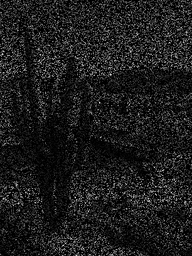
#> input picture filter/image/A.png, 192 x 256 px, shrunk from 306 x 408 before the run, given in place of A.png.png, which was not available
$ python main.py --input image/A.png
#> lines starting #> are read from the running program, lines starting #| are printed output that depends on the picture; pictures that were not available may be replaced by others from this repository, and a replacement may not be noted
import cv2
import numpy as np
import matplotlib.pyplot as plt
import random
import argparse

parser = argparse.ArgumentParser()

parser.add_argument('--iter', dest='iter', type=int, default=3, help='# of epoch')
parser.add_argument('--input', dest='input', type=str)

args = parser.parse_args()


img_noise = cv2.imread('./image/%s.png' % args.input)
#> img_noise is the input picture: shape (256, 192, 3); min 0, max 228, mean 28.7
b, g, r = cv2.split(img_noise)
img_noise = cv2.merge([r, g, b])

mask = []
for row in range(img_noise.shape[0]):
    line_mask = []
    for col in range(img_noise.shape[1]):
        if img_noise[row][col][0] != 0 or img_noise[row][col][1] != 0 or img_noise[row][col][2] != 0:
            line_mask.append(1)
        else:
            line_mask.append(0)
    mask.append(line_mask)


def IHMeanMask(image):
    img_mask = image.copy()
    for row in range(image.shape[0]):
        for col in range(image.shape[1]):
            if mask[row][col] == 1:
                img_mask[row][col] = img_noise[row][col]
            else:
                pass
    return img_mask

def IHMeanOperator(roi, q):
    roi = roi.astype(np.float64)
    return np.mean((roi)**(q+1))/np.mean((roi)**(q))


def IHMeanFilter(image, q):
#> called with q = 0.1
    image_filter = np.zeros(image.shape)
    image = cv2.copyMakeBorder(image, 1, 1, 1, 1, cv2.BORDER_DEFAULT)
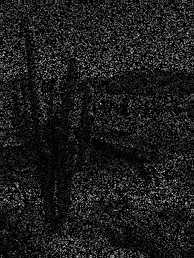
#> image: shape (258, 194); min 0, max 228, mean 28.7
    for i in range(1, image.shape[0]-1):
        for j in range(1, image.shape[1]-1):
            image_filter[i-1, j-1] = IHMeanOperator(image[i-1:i+2, j-1:j+2], q)
#> this loop made 256 passes
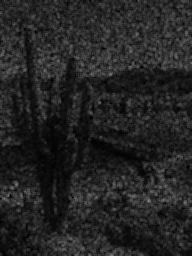
#> image_filter: shape (256, 192) float64; min 1, max 134.7, mean 36.4
    image_filter = (image_filter-np.min(image))*(255/np.max(image))
    return image_filter.astype(np.uint8)

def IHMean(image, q):
    r, g, b = cv2.split(image)
    r = IHMeanFilter(r, q)
    g = IHMeanFilter(g, q)
    b = IHMeanFilter(b, q)
    return cv2.merge([r, g, b])
#> returned value: shape (256, 192, 3)


def IHMeanEpoch(image):
    img_IHMean = IHMeanMask(image)
    img_IHMean = IHMean(img_IHMean, 0.1)
    return img_IHMean

print('[*] Start!')
print('[*] Iter 0')
img_IHMean = IHMean(img_noise, 0.1)
for i in range(args.iter):
    print('[*] Iter %d' % (i+1))
    img_IHMean = IHMeanEpoch(img_IHMean)
#> this loop made 3 passes
#> pass 1, in IHMeanEpoch, `img_IHMean = IHMeanMask(image)`:
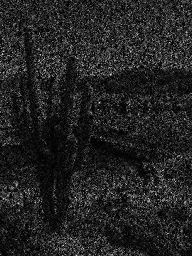
#> img_IHMean: shape (256, 192, 3); min 1, max 228, mean 35
#> pass 1, in IHMeanFilter (call 4), `image = cv2.copyMakeBorder(image, 1, 1, 1, 1, cv2.BORDER_DEFAULT)`:
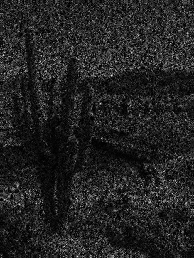
#> image: shape (258, 194); min 1, max 228, mean 35.1
r, g, b = cv2.split(img_IHMean)
img_IHMean = cv2.merge([b, g, r])
cv2.imwrite("result.png", img_IHMean)
print('[*] Finish!')

$ run again, on filter/image/C.png
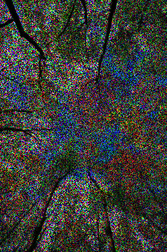
#> input picture filter/image/C.png, 167 x 252 px, shrunk from 266 x 402 before the run, given in place of C.png.png, which was not available
#> img_noise is the input picture: shape (252, 167, 3); mean B, G, R 56.1, 60.1, 58.1
#> in IHMeanFilter, `image = cv2.copyMakeBorder(image, 1, 1, 1, 1, cv2.BORDER_DEFAULT)`:
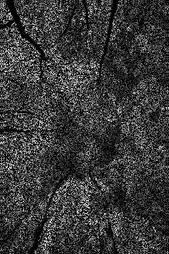
#> image: shape (254, 169); min 0, max 255, mean 58
#> the loop in IHMeanFilter, `for i in range(1, image.shape[0]-1):` made 252 passes
#> after the loop `for i in range(args.iter):`:
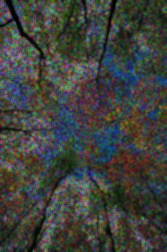
#> img_IHMean: shape (252, 167, 3); mean R, G, B 63.1, 65.2, 60.8
